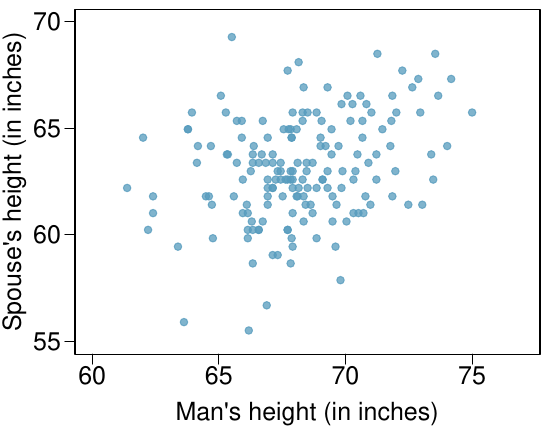

This figure's R source:
# load packages -----------------------------------------------------
library(openintro)

# load data ---------------------------------------------------------

hw <- read.table("husbands_wives.txt", h = T, sep = "\t")

# converts heights to inches ----------------------------------------

hw$ht_husband_in <- hw$ht_husband / 25.4
hw$ht_wife_in <- hw$ht_wife / 25.4

# remove cases where wife's age is missing --------------------------

hw <- hw[!is.na(hw$age_wife),]

# model summary -----------------------------------------------------

m_h_w_height <- lm(hw$ht_wife_in ~ hw$ht_husband_in)

xtable(summary(m_h_w_height))

# plot wife vs. husband height --------------------------------------

pdf("husbands_wives_height_inf_2s.pdf", 5.5, 4.3)

par(mar = c(3.75, 3.75, 0.5, 0.5), las = 1, mgp = c(2.5, 0.7, 0), 
    cex.lab = 1.5, cex.axis = 1.5)

plot(hw$ht_wife_in ~ hw$ht_husband_in, 
     xlab = "Man's height (in inches)", 
     ylab = "Spouse's height (in inches)", 
     pch = 19, col = COL[1,2], 
     xlim = c(60, 77), ylim = c(55, 70), axes = FALSE)
axis(1, at = seq(60, 75, 5))
axis(2, at = seq(55, 70, 5))
box()

dev.off()